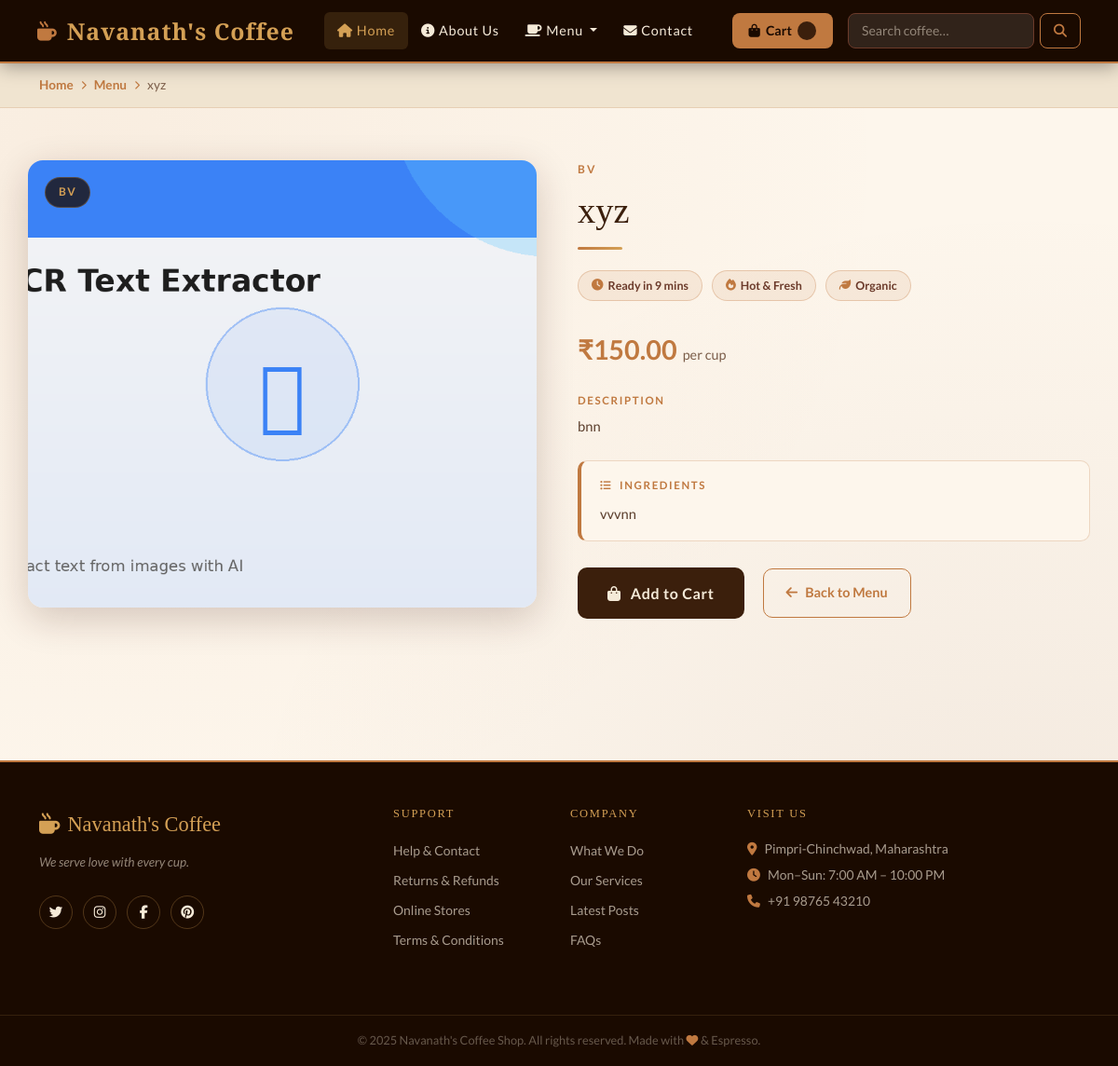
Page /products/6/ on the committed database.
### shop/models.py (models this page shows, shortened)
class Product(models.Model):
    product_name = models.CharField(max_length=200)
    category = models.CharField(max_length=500)
    ingredients = models.CharField(max_length=2000, default="")
    description = models.TextField()
    price = models.DecimalField(max_digits=10, decimal_places=2)
    image = models.ImageField(upload_to="house/images", default="")

### shop/views.py (the view)
# urls.py: path('products/<int:product_id>/', views.product_detail, name='product_detail'),
def product_detail(request, product_id):
    product = get_object_or_404(Product, id=product_id)
    return render(request, 'shop/product_detail.html', {'product': product})

### shop/templates/shop/product_detail.html (shortened to what this page needs)
{% extends "base.html" %}
{% load static %}
{% block body %}
<div class="breadcrumb-bar">
  <div class="container">
    <a href="/">Home</a>
    <i class="fas fa-chevron-right"></i>
    <a href="{% url 'product_list' %}">Menu</a>
    <i class="fas fa-chevron-right"></i>
    <span>{{ product.product_name }}</span>
  </div>
</div>
<div class="container detail-section">
  <div class="row align-items-start g-5">
    <div class="col-md-6 fade-in-up">
      <div class="product-img-wrap">
        <img src="{{ product.image.url }}" alt="{{ product.product_name }}">
        <span class="category-badge">{{ product.category }}</span>
      </div>
    </div>
    <div class="col-md-6 fade-in-up product-info" style="animation-delay:.2s">
      <div class="product-category">{{ product.category }}</div>
      <h1>{{ product.product_name }}</h1>
      <div class="divider"></div>
      <div class="meta-chips">
        <span class="meta-chip"><i class="fas fa-clock"></i> Ready in 9 mins</span>
        <span class="meta-chip"><i class="fas fa-fire"></i> Hot &amp; Fresh</span>
        <span class="meta-chip"><i class="fas fa-leaf"></i> Organic</span>
      </div>
      <div class="price-display">₹{{ product.price }} <span>per cup</span></div>
      <div class="info-label">Description</div>
      <div class="info-text">{{ product.description }}</div>
      {% if product.ingredients %}
      <div class="ingredients-box">
        <div class="info-label"><i class="fas fa-list-ul me-1"></i> Ingredients</div>
        <div class="info-text">{{ product.ingredients }}</div>
      </div>
      {% endif %}
      <div class="d-flex align-items-center flex-wrap gap-2">
        <a href="{% url 'add_to_cart' product.id %}" class="btn-cart-large">
          <i class="fas fa-shopping-bag"></i> Add to Cart
        </a>
        <a href="{% url 'product_list' %}" class="btn-back">
          <i class="fas fa-arrow-left"></i> Back to Menu
        </a>
      </div>
    </div>
  </div>
</div>
{% endblock %}

### shop/templates/base.html (style rules this page uses)
:root { --espresso: #1a0a00; --roast: #3b1f0c; --mocha: #6b3a2a; --caramel: #c07940; --cream: #f5ead8; --foam: #fdf6ec; --accent: #d4a055; --muted: #7a5c48; --shadow: 0 4px 24px rgba(60,20,10,.15); --r: 12px; --t: .3s ease; }
*, *::before, *::after { box-sizing: border-box; }
html { scroll-behavior: smooth; }
body { font-family: 'Lato', sans-serif; background: var(--foam); color: var(--espresso); line-height: 1.7; background-image: radial-gradient(ellipse at 8% 15%, rgba(192,121,64,.07) 0%, transparent 55%), radial-gradient(ellipse at 92% 85%, rgba(107,58,42,.07) 0%, transparent 55%); }
h1,h2,h3,h4,h5,h6 { font-family:'Playfair Display',serif; color:var(--roast); }
a { text-decoration:none; color:inherit; transition:color var(--t); }

### shop/templates/shop/product_detail.html (style rules this page uses)
.detail-section { padding: 56px 0 80px; }
.breadcrumb-bar { background: #f0e4d0; padding: 12px 0; border-bottom: 1px solid rgba(192,121,64,.2); }
.breadcrumb-bar .container { display: flex; align-items: center; gap: 8px; font-size: .85rem; color: #7a5c48; }
.breadcrumb-bar a { color: #c07940; font-weight: 600; }
.breadcrumb-bar i { font-size: .6rem; color: #c07940; }
.product-img-wrap { border-radius: 16px; overflow: hidden; box-shadow: 0 12px 40px rgba(60,20,10,.2); position: relative; }
.product-img-wrap img { width: 100%; height: 480px; object-fit: cover; display: block; transition: transform .5s ease; }
.product-img-wrap .category-badge { position: absolute; top: 18px; left: 18px; background: rgba(26,10,0,.75); color: #d4a055; font-size: .75rem; font-weight: 700; letter-spacing: .12em; text-transform: uppercase; padding: 5px 14px; border-radius: 30px; backdrop-filter: blur(4px); border: 1px solid rgba(212,160,85,.3); }
.product-info { padding-left: 20px; }
.product-info .product-category { font-size: .75rem; letter-spacing: .18em; text-transform: uppercase; color: #c07940; font-weight: 700; margin-bottom: 10px; }
.product-info h1 { font-family: 'Playfair Display', serif; font-size: 2.4rem; color: #3b1f0c; margin-bottom: 6px; line-height: 1.2; }
.product-info .price-display { font-size: 1.8rem; font-weight: 700; color: #c07940; margin: 18px 0 20px; display: flex; align-items: baseline; gap: 6px; }
.product-info .price-display span { font-size: .9rem; color: #7a5c48; font-weight: 400; }
.product-info .divider { width: 48px; height: 3px; background: linear-gradient(90deg, #c07940, #d4a055); border-radius: 2px; margin: 16px 0 22px; }
.info-label { font-size: .72rem; letter-spacing: .14em; text-transform: uppercase; color: #c07940; font-weight: 700; margin-bottom: 6px; }
.info-text { font-size: .92rem; color: #5a3d2b; line-height: 1.7; margin-bottom: 24px; }
.ingredients-box { background: #fdf6ec; border: 1px solid rgba(192,121,64,.25); border-left: 4px solid #c07940; border-radius: 10px; padding: 16px 20px; margin-bottom: 28px; }
.ingredients-box .info-label { margin-bottom: 8px; }
.ingredients-box .info-text { margin: 0; }
.btn-cart-large { display: inline-flex; align-items: center; gap: 10px; background: #3b1f0c; color: #f5ead8; border: none; border-radius: 10px; font-family: 'Lato', sans-serif; font-weight: 700; font-size: 1rem; padding: 14px 32px; letter-spacing: .04em; transition: background .3s ease, transform .3s ease, box-shadow .3s ease; text-decoration: none; }
.btn-back { display: inline-flex; align-items: center; gap: 8px; border: 1.5px solid #c07940; color: #c07940; background: transparent; border-radius: 10px; font-weight: 700; font-size: .9rem; padding: 13px 24px; transition: background .3s ease, color .3s ease; text-decoration: none; margin-left: 12px; }
.meta-chips { display: flex; gap: 10px; flex-wrap: wrap; margin-bottom: 28px; }
.meta-chip { background: rgba(192,121,64,.1); border: 1px solid rgba(192,121,64,.3); color: #6b3a2a; border-radius: 30px; font-size: .78rem; font-weight: 700; padding: 5px 14px; display: flex; align-items: center; gap: 5px; }
.meta-chip i { color: #c07940; }
.fade-in-up { opacity: 0; transform: translateY(20px); animation: fadeUp .55s ease .1s forwards; }

### rows in the picture
Product: product_name "xyz", image (picture), category "BV", price "150.00", description "bnn", ingredients "vvvnn"
